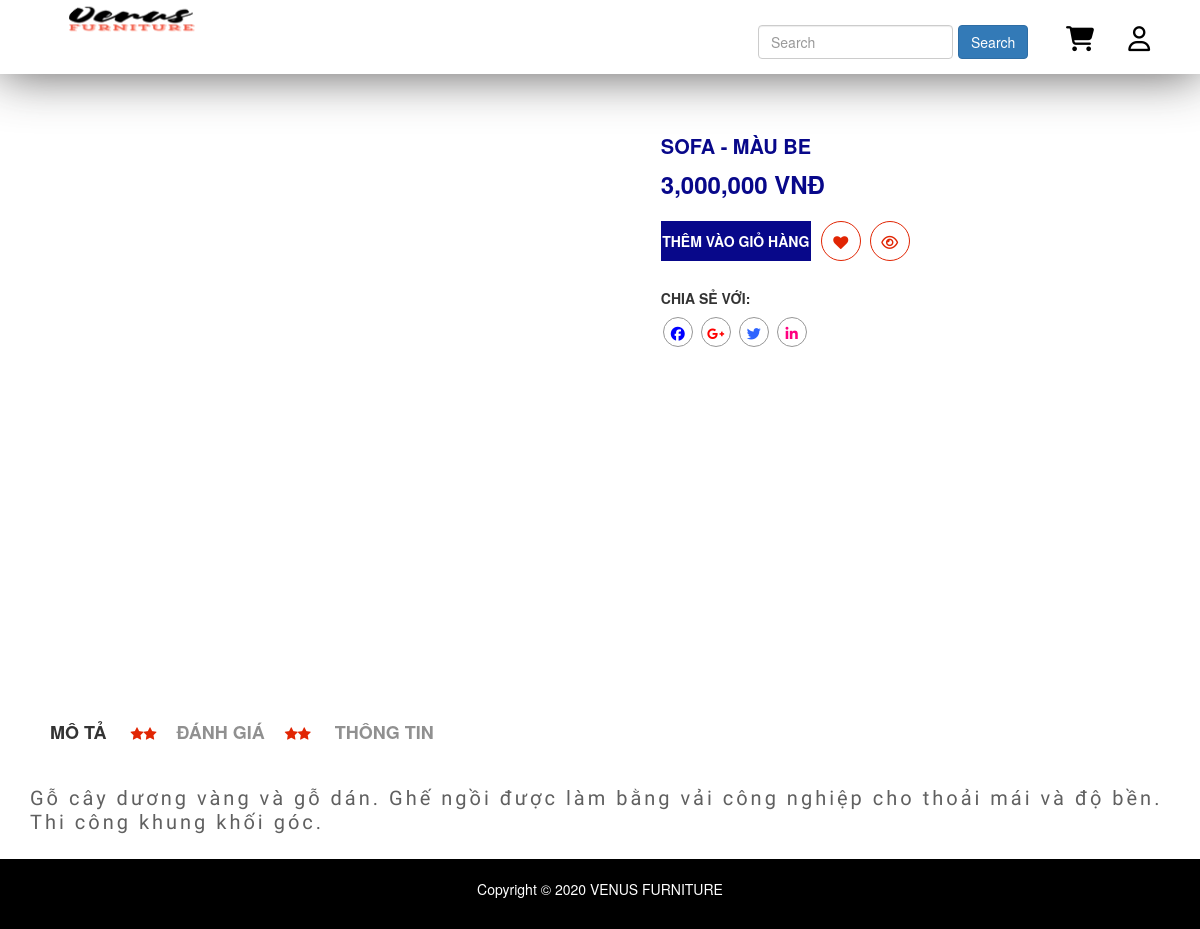
/public/pages/xem-hang.php, run on the app's committed database.
### tables this page shows
CREATE TABLE `product` (
  `id` int(50) NOT NULL,
  `name` varchar(100) DEFAULT NULL,
  `slug` varchar(100) DEFAULT NULL,
  `soluong` int(100) NOT NULL DEFAULT 1,
  `gia` int(100) DEFAULT NULL,
  `avatar` varchar(100) DEFAULT NULL,
  `category` int(50) NOT NULL,
  `type` int(100) NOT NULL,
  `content` text DEFAULT NULL,
  `head` int(11) NOT NULL DEFAULT 0,
  `view` int(11) DEFAULT 0,
  `hot` tinyint(4) DEFAULT 0,
  `created_at` timestamp NULL DEFAULT NULL,
  `updated_at` timestamp NULL DEFAULT NULL ON UPDATE current_timestamp()
);

### libraries/Database.php (called while the page is built, shortened)
<?php
class DataProvider
{
	public static function ExecuteQuery($sql)
	{
		try{
			$connection = mysqli_connect("localhost","root","", "web_noi_that");
			mysqli_query($connection, "set names 'utf8'");
			$result = mysqli_query($connection, $sql);
			return $result;
		}catch(Exception $ex)
		{
			return null;
		}
    }
}
?>

### public/pages/xem-hang.php (the view, shortened to what this page needs)
<?php
require_once __DIR__ . "/../../layouts/header.php";
?>
    <div class="single-product-tab-area mg-t-15 mg-b-30" id="all" style="min-height:550px">
        <div class="container-fluid">
            <div class="row">
            <?php
                           try {
                               $sql = "SELECT * FROM product";
                               $result = DataProvider::ExecuteQuery($sql);
                               $row = mysqli_fetch_array($result);
                           } catch (Exception $ex) {
                               echo "Không thể mở CSDL";
                           }
                           ?>
                <div class="col-lg-5 col-md-5 col-sm-5 col-xs-12" id="img">
                    <div id="myTabContent1" class="tab-content">
                        <div class="product-tab-list tab-pane fade active in" id="single-tab1">
                        </div>
                    </div>
                </div>
                <div class="col-lg-7 col-md-7 col-sm-7 col-xs-12" id="addcart">
                    <div class="single-product-details res-pro-tb">
                        <h1 id="h1"><?php echo $row['name'] ?></h1>
                        <div class="single-pro-price">
                            <span class="single-regular" id="giatien"><?php echo number_format( $row['gia'],0) ?> VNĐ</span>
                        </div>
                            <div class="single-pro-button">
                                <div class="pro-button">
                                    <a href="addcart.php?id= <?php echo $row['id'] ?>" id="cart">Thêm vào giỏ hàng</a>
                                </div>
                                <div class="pro-viwer">
                                    <a href="#"><i class="fa fa-heart"></i></a>
                                    <a href="#"><i class="fa fa-eye"></i></a>
                                </div>
                            </div>
                            <div class="single-social-area">
                                <h3>Chia Sẻ Với:</h3>
                                <a href="#"><i id="face" class="fa fa-facebook"></i></a>
                                <a href="#"><i id="gg" class="fa fa-google-plus"></i></a>
                                <a href="#"><i id="twi"class="fa fa-twitter"></i></a>
                                <a href="#"><i id="ins" class="fa fa-linkedin"></i></a>
                            </div>
                        </div>
                    </div>
                </div>
            </div>
        </div>
    <div class="single-pro-review-area mt-t-30 mg-b-15" id="des">
        <div class="container-fluid">
            <div class="row">
                <div class="col-lg-12 col-md-12 col-sm-12 col-xs-12">
                    <ul id="myTab" class="tab-review-design">
                        <li class="active"><a href="#description">MÔ TẢ</a></li>
                        <li><a href="#reviews"><span><i class="fa fa-star"></i><i class="fa fa-star"></i></span>ĐÁNH GIÁ<span><i class="fa fa-star"></i><i class="fa fa-star"></i></span></a></li>
                        <li><a href="#INFORMATION">THÔNG TIN</a></li>
                    </ul>
                    <div id="myTabContent" class="tab-content">
                        <div class="product-tab-list product-details-ect tab-pane fade active in" id="description">
                            <div class="row">
                                <div class="col-lg-12 col-md-12 col-sm-12 col-xs-12">
                                    <div class="review-content-section">
                                        <p class="thongtinsp">
                                        <?php echo $row['content'] ?>
                                        </p>
                                    </div>
                                </div>
                            </div>
                        </div>
                    </div>
                </div>
            </div>
        </div>
    </div>
<?php require_once __DIR__ . "/../../layouts/footer.php" ?>

### public/resources/css/styles.css (style rules this page uses)
* { padding: 0 px; margin: 0 px; box-sizing: border-box; }
html { font-family: "Lato", sans-serif; font-size: 20 px; color: #5a5a5a; background-color: #ffffff; text-rendering: optimizeLegibility; }
body { overflow-x: hidden; }
#addcart { margin-top: 10px; padding-right: 50px; }
#all { padding-left: 250px; }
#face { color: blue; }
#ins { color: #FF0080; }
#twi { color: #2E64FE; }
#gg { color: #FF0000; }
#h1 { margin: 0 0 10px; font-weight: 700; color: #08088A; }
#cart { background-color: #08088A; }
#giatien { color: #08088A; }
.single-pro-price { margin: 10px 0px; }

### public/pages/css/main.css (style rules this page uses)
html { color: #222; font-size: 1em; line-height: 1.4; }

### public/pages/style.css (style rules this page uses)
html, body { height: 100%; font-family: 'Play', sans-serif;font-weight:400;background:#f5f5f5; }
p { margin:0 0 15px; }
h1, h2, h3, h4, h5, h6 { margin: 0 0 10px; font-weight:700; }
a { transition: all 0.3s ease 0s;text-decoration:none; }
a:visited, a:link, a:active { text-decoration: none; }
ul { list-style: outside none none; margin: 0; padding: 0 }
.mg-b-30 { margin-bottom:30px; }
.mg-t-15 { margin-top:15px; }
.mg-b-15 { margin-bottom:15px; }
ul.tab-custon-design li, ul.tab-review-design li { display: inline-block; }
ul.tab-custon-design li.active a, ul.tab-review-design li.active a { color: #e12503 !important; }
ul.tab-custon-design li a, ul.tab-custon-design li a:hover, ul.tab-custon-design li a:focus, ul.tab-review-design li a, ul.tab-review-design li a:hover, ul.tab-review-design li a:focus { font-size: 18px; font-weight: 700; text-transform: uppercase; text-decoration: none; color: #909090; }
ul.tab-custon-design, ul.tab-review-design { padding-bottom: 20px; width: 100%; background: #fff; }
.single-product-details h1 { font-size:20px; }
.single-product-details h1, .single-pro-size h6, .color-quality-details h5, .color-quality h4, .single-social-area h3, .sb-shop-product-single h2 { font-weight:700; color:#333; text-transform:uppercase; }
.single-pro-price { margin:10px 0px; }
.single-regular, .list-regular { color:#333333; font-weight:700; font-size:24px; }
.single-pro-size h6, .color-quality-details h5, .color-quality h4, .single-social-area h3 { font-size:14px; }
.single-social-area a { border:1px solid #979797; color:#909090; }
.pro-button, .pro-viwer { float:left; margin:10px 0px; }
.pro-button, .list-pro-button { height: 40px; line-height: 40px; text-align: center; width: 150px; background: #e12503 none repeat scroll 0 0; border-radius: 25px; transition: all .4s ease 0s; }
.pro-button a, .pro-button a:focus, .list-pro-button a, .list-pro-button a:focus { color: #fff; display: block; font-size: 14px; font-weight: 700; text-decoration: none; text-transform: uppercase; }
.pro-viwer { margin:10px 10px; }
.pro-viwer a, .list-pro-viwer a { border: 1px solid #e12503; border-radius: 50%; color: #e12503; display: inline-block; font-size: 15px; height: 40px; line-height: 40px; text-align: center; width: 40px; margin-right: 5px; }
.review-content-section { margin-top: 15px; margin-left: 15px; margin-right: 10px; }
.review-content-section p { color:#606060; font-weight:400px; font-size:20px; line-height:24px; font-family: "Dancing Script", cursive; font-family: "Quicksand", sans-serif; letter-spacing: 3px; }
.single-social-area a { border-radius: 50%; display: inline-block; height: 30px; line-height: 30px; text-align: center; width: 30px; margin: 0px 2px; }
.single-social-area { margin-top: 10px; }
ul.tab-custon-design, ul.tab-review-design { padding: 15px 35px; width: 100%; background:#fff; }
ul.tab-custon-design li, ul.tab-review-design li { display:inline-block; }
ul.tab-custon-design li span, ul.tab-review-design li span { margin:0px 20px; color:#e12503; font-size:14px; }
ul.tab-custon-design li a, ul.tab-custon-design li a:hover, ul.tab-custon-design li a:focus, ul.tab-review-design li a, ul.tab-review-design li a:hover, ul.tab-review-design li a:focus { font-size:18px; font-weight:700; text-transform:uppercase; text-decoration:none; color:#909090; }
ul.tab-custon-design li.active a, ul.tab-review-design li.active a { color:#333 !important; }

### data on the page
product: name "SOFA - MÀU BE", gia "3,000,000", content "Gỗ cây dương vàng và gỗ dán. Ghế ngồi được làm bằng vải công nghiệp cho thoải mái và độ bền. Thi công khung khối góc."
